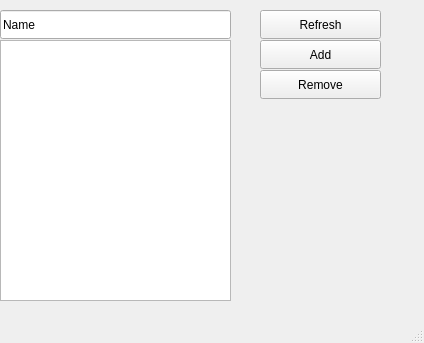
<?xml version="1.0" encoding="UTF-8"?>
<ui version="4.0">
 <class>MainWindow</class>
 <widget class="QMainWindow" name="MainWindow">
  <property name="geometry">
   <rect>
    <x>0</x>
    <y>0</y>
    <width>424</width>
    <height>343</height>
   </rect>
  </property>
  <property name="windowTitle">
   <string>Interface list</string>
  </property>
  <widget class="QWidget" name="centralwidget">
   <widget class="QPushButton" name="refreshButton">
    <property name="geometry">
     <rect>
      <x>260</x>
      <y>10</y>
      <width>121</width>
      <height>29</height>
     </rect>
    </property>
    <property name="text">
     <string>Refresh</string>
    </property>
   </widget>
   <widget class="QListWidget" name="nameField">
    <property name="geometry">
     <rect>
      <x>0</x>
      <y>40</y>
      <width>231</width>
      <height>261</height>
     </rect>
    </property>
   </widget>
   <widget class="QLineEdit" name="package_2">
    <property name="geometry">
     <rect>
      <x>0</x>
      <y>10</y>
      <width>231</width>
      <height>29</height>
     </rect>
    </property>
    <property name="text">
     <string>Name</string>
    </property>
   </widget>
   <widget class="QPushButton" name="addButton">
    <property name="geometry">
     <rect>
      <x>260</x>
      <y>40</y>
      <width>121</width>
      <height>29</height>
     </rect>
    </property>
    <property name="text">
     <string>Add</string>
    </property>
   </widget>
   <widget class="QPushButton" name="removeButton">
    <property name="geometry">
     <rect>
      <x>260</x>
      <y>70</y>
      <width>121</width>
      <height>29</height>
     </rect>
    </property>
    <property name="text">
     <string>Remove</string>
    </property>
   </widget>
  </widget>
  <widget class="QStatusBar" name="statusbar"/>
 </widget>
 <resources/>
 <connections/>
</ui>
